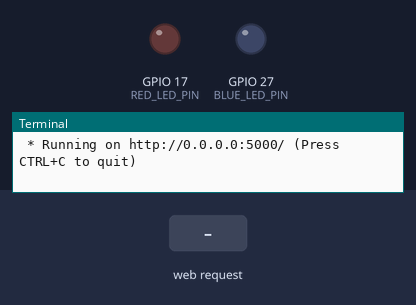
Simulated run of this program. Board: Raspberry Pi (BCM pin numbers). On the bench: output pins drawn as LEDs (lit = HIGH), the last lines printed to the terminal. The test bench sets the inputs (shaded band). The clock reads 2024-03-15 10:24:30 at power-on unless the program sets it.

Above: at 1.2 s.
1.3 s: HTTP request for /red/on received
At 1.9 s:
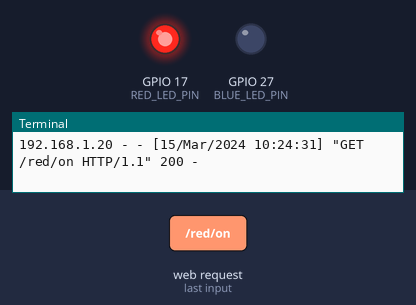
2.8 s: HTTP request for /blue/on received
At 4.0 s:
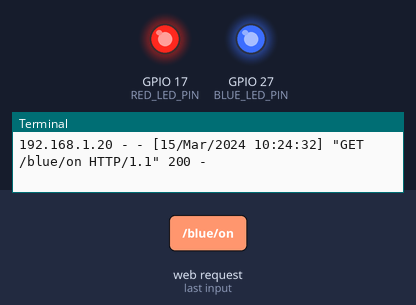
4.3 s: HTTP request for /red/off received
At 5.4 s:
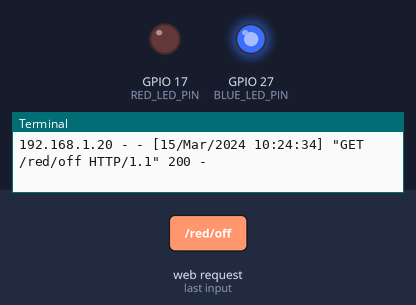
Timing chart, 0 to 7.3 s (numbered marks = the images above; inputs shaded):
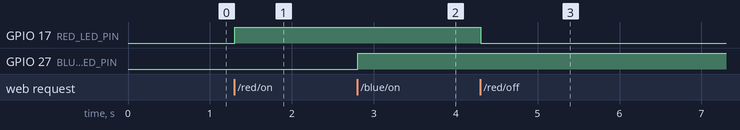

Measured:
- after the input at 1.3 s, GPIO 17 (RED_LED_PIN): LOW → HIGH at once
- after the input at 2.8 s, GPIO 27 (BLUE_LED_PIN): LOW → HIGH at once
- after the input at 4.3 s, GPIO 17 (RED_LED_PIN): HIGH → LOW at once

The program:

flask_led.py
```python
from flask import Flask
import RPi.GPIO as GPIO

RED_LED_PIN = 17
BLUE_LED_PIN = 27

app = Flask(__name__)

GPIO.setmode(GPIO.BCM)
GPIO.setup(RED_LED_PIN, GPIO.OUT)
GPIO.setup(BLUE_LED_PIN, GPIO.OUT)

@app.route('/')
def index():
	return '''
	<p>Hello, Flask!!</p>
	<a href="/red/on">RED LED ON</a>
	<a href="/red/off">RED LED OFF</a>
	<a href="/blue/on">BLUE LED ON</a>
	<a href="/blue/off">BLUE LED OFF</a>
	'''


@app.route('/<color>/<op>')
def led_op(color, op):
	if color == 'red':
		if op == 'on':
			GPIO.output(RED_LED_PIN, GPIO.HIGH)
			return '''
				<p>RED LED ON</p>
				<a href="/">Go Home</a>
				'''
		elif op == 'off':
			GPIO.output(RED_LED_PIN, GPIO.LOW)
			return '''
				<p>RED LED OFF</p>
				<a href="/">Go Home</a>
				'''
	elif color == 'blue':
		if op == 'on':
			GPIO.output(BLUE_LED_PIN, GPIO.HIGH)
			return '''
				<p>BLUE LED ON</p>
				<a href="/">Go Home</a>
				'''
		elif op == 'off':
			GPIO.output(BLUE_LED_PIN, GPIO.LOW)
			return '''
				<p>BLUE LED OFF</p>
				<a href="/">Go Home</a>
				'''


if __name__ == '__main__':
	try:
		app.run(host='0.0.0.0')
	finally:
		GPIO.cleanup()
```
